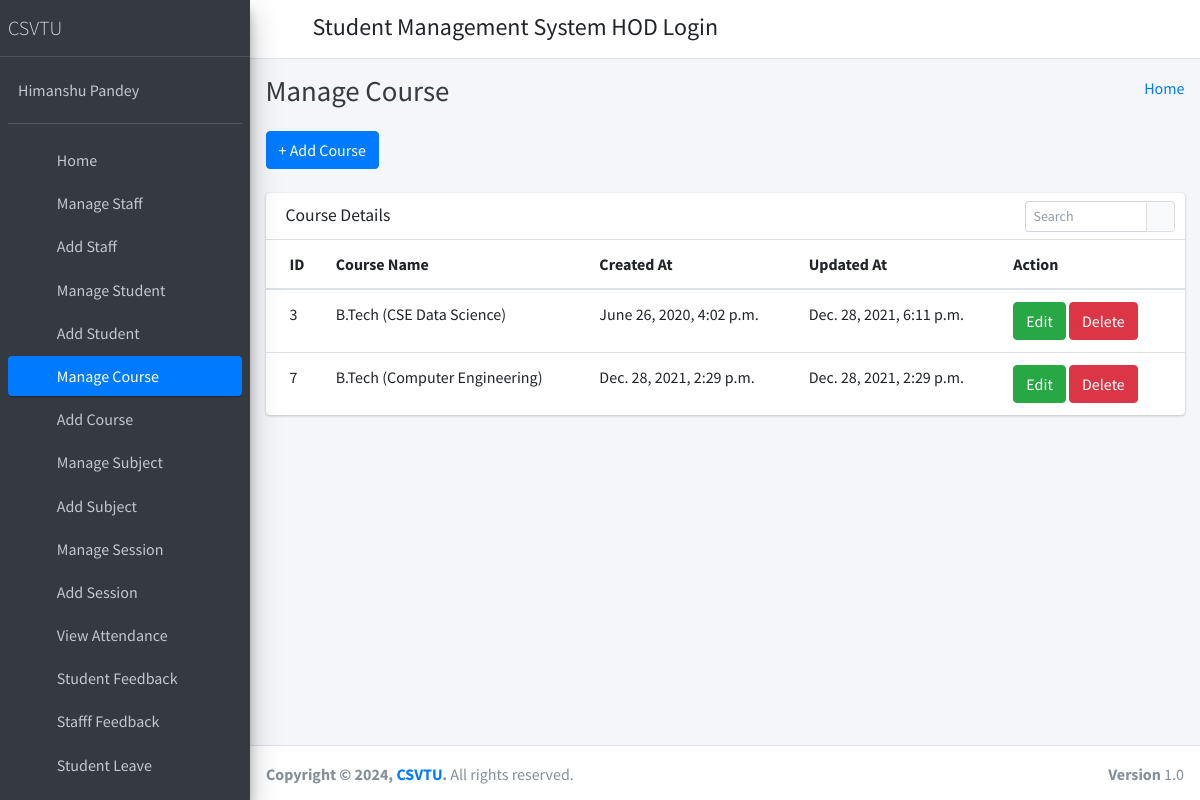
/manage_course/ (signed in), run on the app's committed database.
### student_management_app/models.py (models this page shows)
class Courses(models.Model):
    id = models.AutoField(primary_key=True)
    course_name = models.CharField(max_length=255)
    created_at = models.DateTimeField(auto_now_add=True)
    updated_at = models.DateTimeField(auto_now=True)
    objects = models.Manager()

### student_management_app/HodViews.py (the view)
# urls.py: path('manage_course/', HodViews.manage_course, name="manage_course"),
def manage_course(request):
    courses = Courses.objects.all()
    context = {
        "courses": courses
    }
    return render(request, 'hod_template/manage_course_template.html', context)

### student_management_app/LoginCheckMiddleWare.py (called while the page is built, shortened)
    def process_view(self, request, view_func, view_args, view_kwargs):
        modulename = view_func.__module__
        user = request.user
        if user.is_authenticated:
            if user.user_type == "1":
                if modulename == "student_management_app.HodViews":
                    pass
                elif modulename == "student_management_app.views" or modulename == "django.views.static":
                    pass
                else:
                    return redirect("admin_home")
            else:
                return redirect("login")
        else:
            if request.path == reverse("login") or request.path == reverse("doLogin"):
                pass
            else:
                return redirect("login")

### student_management_app/templates/hod_template/manage_course_template.html (shortened to what this page needs)
{% extends 'hod_template/base_template.html' %}
{% block page_title %}
    Manage Course
{% endblock page_title %}
{% block main_content %}
{% load static %}
<section class="content">
        <div class="container-fluid">
            <a class="btn btn-primary" href="{% url 'add_course' %}" role="button">+ Add Course</a> <br/>&nbsp;
            <div class="row">
                <div class="col-md-12">
                    <div class="card">
                        <div class="card-header">
                            <h3 class="card-title">Course Details</h3>
                            <div class="card-tools">
                            <div class="input-group input-group-sm" style="width: 150px;">
                                <input type="text" name="table_search" class="form-control float-right" placeholder="Search">
                                <div class="input-group-append">
                                <button type="submit" class="btn btn-default"><i class="fas fa-search"></i></button>
                                </div>
                            </div>
                            </div>
                        </div>
                        <div class="card-body table-responsive p-0">
                            <table class="table table-hover text-nowrap">
                            <thead>
                                <tr>
                                <th>ID</th>
                                <th>Course Name</th>
                                <th>Created At</th>
                                <th>Updated At</th>
                                <th>Action</th>
                                </tr>
                            </thead>
                            <tbody>
                                {% for course in courses %}
                                <tr>
                                <td>{{ course.id }}</td>
                                <td>{{ course.course_name }}</td>
                                <td>{{ course.created_at }}</td>
                                <td>{{ course.updated_at }}</td>
                                <td>
                                    <a href="{% url 'edit_course' course.id %}" class="btn btn-success">Edit</a>
                                    <a href="{% url 'delete_course' course.id %}" class="btn btn-danger">Delete</a>
                                </td>
                                </tr>
                                {% endfor %}
                            </tbody>
                            </table>
                        </div>
                        </div>
                </div>
            </div>
        </div>
      </section>
  {% endblock main_content %}

### data on the page
Courses: id "3", course_name "B.Tech (CSE Data Science)", created_at "June 26, 2020, 4:02 p.m.", updated_at "Dec. 28, 2021, 6:11 p.m."
Courses: id "7", course_name "B.Tech (Computer Engineering)", created_at "Dec. 28, 2021, 2:29 p.m.", updated_at "Dec. 28, 2021, 2:29 p.m."
